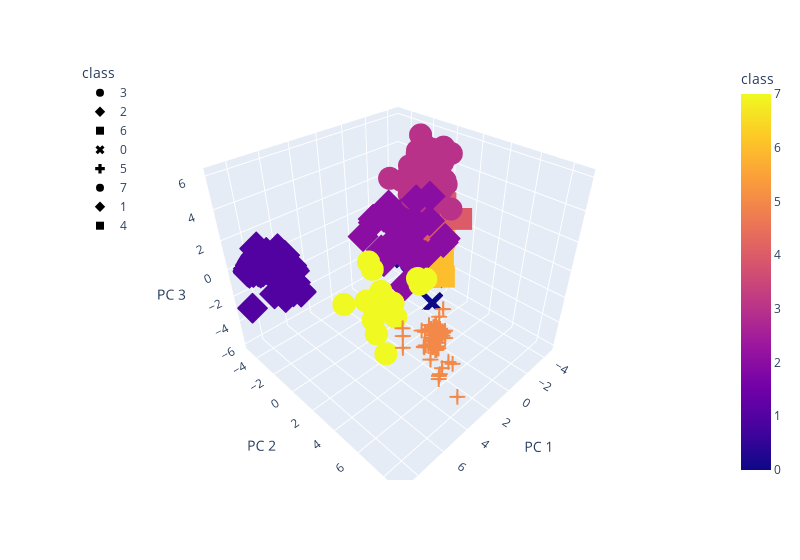

Notebook code for this chart:
### Code cell
# Creating a 3D-Scatter with the PCA data and the clusters
fig = px.scatter_3d(
    cannabis_clustered_df,
    x="PC 1",
    y="PC 2",
    z="PC 3",
    color="class",
    symbol="class",
    hover_name="test_strain",
    hover_data=["type", "ailment_1"],
    width=800,
)

fig.update_layout(legend=dict(x=0, y=1))
fig.show()

### Figure 1 — Plotly figure (JSON) as saved in the notebook; plotly's stock layout.template omitted (floating-point values rounded to 4 significant figures; data arrays with more than 128 entries replaced by an {"elided": "..."} marker saying what was removed)
{"data": [{"customdata": {"elided": "128x2 str values"}, "hovertemplate": "<b>%{hovertext}</b><br><br>class=%{marker.color}<br>PC 1=%{x}<br>PC 2=%{y}<br>PC 3=%{z}<br>type=%{customdata[0]}<br>ailment_1=%{customdata[1]}<extra></extra>", "hovertext": ["Dutch Hawaiian", "SleeStack", "Jack Skellington", "Jack the Ripper", "Chocolope", "Jack Herer", "Casey Jones", "Amnesia", "Cinex", "Vortex", "Moby Dick", "Maui", "Strawberry Cough", "Durban Poison", "Schrom", "Seattle Cough", "Dirty Girl", "Mickey Kush", "Super Lemon Haze", "Quantum Kush", "Panama Red", "Sour Tangie", "Timewreck", "Sweet Cheese", "Super Silver Haze", "Fruit Punch", "Buffalo Bill", "Alaskan Thunder Fuck", "Green Crack", "Royal Haze", "Acapulco Gold", "Thai", "Maui Wowie", "Amnesia Haze", "Bay 11", "Strawberry", "Moonshine Haze", "Island Sweet Skunk", "Lemon Haze", "Red Headed Stranger", "Jock Horror", "Galactic Jack", "Cannalope Haze", "Super Sour Diesel", "Kilimanjaro", "Jesus OG", "Grapefruit", "Hawaiian", "Emerald Jack", "NYPD", "Hawaiian Dream", "Grape Skunk", "Laughing Buddha", "Tutankhamon", "Lavender Haze", "Matanuska Thunder Fuck", "Strawberry Mango Haze", "Pineapple Super Silver Haze", "Trinity", "Candyland", "Strawberry Ice", "Strawberry Blue", "Allen Wrench", "Hawaiian Punch", "Sour Amnesia", "Grapefruit Haze", "Sage N Sour", "Heisenberg Kush", "Jack Diesel", "Cat Piss", "Willy Wonka", "Dr. Grinspoon", "Mango Haze", "Kona Gold", "Lemon Thai", "Church OG", "Willie Nelson", "Tangie", "Cherries Jubilee", "Blue Diamond", "Lime Skunk", "Haze", "White Buffalo", "Strawberry Lemonade", "Green Lantern", "Super Green Crack", "Stella Blue", "Kaboom", "Blackberry Diesel", "Sour Haze", "Dutch Dragon", "Raspberry Cough", "Malawi", "Blueberry Blast", "White Durban", "Pineapple Fields", "Critical Kali Mist", "Pineapple Punch", "Pineapple Purps", "Super Jack", "Tangilope", "Hawaiian Diesel", "Pineapple Jack", "Aloha", "Sour Jack", "Narnia", "Light of Jah", "Twisted Citrus", "Strawberry Amnesia", "Dream Beaver", "Lemon Meringue", "East Coast Sour Diesel", "Elphinstone", "Outer Space", "Lemon Jack", "Jack Smack", "Electric Lemon G", "Tesla Tower", "Trix", "Rocky Mountain Blueberry", "Tardis", "The Cough", "White Haze", "Killing Fields", "Cherry Kola", "Candy Jack", "Ultra Sour", "Thai Haze"], "legendgroup": "3", "marker": {"color": [3, 3, 3, 3, 3, 3, 3, 3, 3, 3, 3, 3, 3, 3, 3, 3, 3, 3, 3, 3, 3, 3, 3, 3, 3, 3, 3, 3, 3, 3, 3, 3, 3, 3, 3, 3, 3, 3, 3, 3, 3, 3, 3, 3, 3, 3, 3, 3, 3, 3, 3, 3, 3, 3, 3, 3, 3, 3, 3, 3, 3, 3, 3, 3, 3, 3, 3, 3, 3, 3, 3, 3, 3, 3, 3, 3, 3, 3, 3, 3, 3, 3, 3, 3, 3, 3, 3, 3, 3, 3, 3, 3, 3, 3, 3, 3, 3, 3, 3, 3, 3, 3, 3, 3, 3, 3, 3, 3, 3, 3, 3, 3, 3, 3, 3, 3, 3, 3, 3, 3, 3, 3, 3, 3, 3, 3, 3, 3], "coloraxis": "coloraxis", "symbol": "circle"}, "mode": "markers", "name": "3", "scene": "scene", "showlegend": true, "type": "scatter3d", "x": [-2.732, -0.7599, -3.094, -2.418, -3.272, -2.868, -2.949, -3.217, -2.129, -1.815, -2.329, -1.703, -2.917, -3.175, -0.7658, -2.429, -3.043, -3.462, -2.231, -2.914, -2.193, -2.381, -2.087, -2.041, -3.189, -2.977, -2.92, -3.151, -2.226, -1.181, -3.221, -2.221, -2.543, -2.282, -2.002, -2.187, -2.735, -2.121, -2.885, -3.333, -2.499, -1.884, -3.003, -2.438, -3.507, -2.384, -1.837, -3.662, -3.201, -2.162, -3.107, -2.285, -2.449, -3.494, -3.964, -3.518, -1.91, -3.361, -2.92, -1.953, -2.153, -1.065, -2.687, -1.325, -3.026, -3.255, -2.379, -1.559, -1.383, -3.094, -1.921, -2.178, -2.507, -2.976, -3.217, -2.919, -3.206, -2.971, -2.436, -2.217, -2.318, -2.532, -2.114, -2.631, -2.529, -2.488, -2.826, -3.143, -1.291, -2.543, -2.028, -2.655, -2.37, -2.739, -2.16, -2.365, -1.824, -1.488, -1.307, -3.038, -2.521, -2.386, -2.13, -1.895, -2.108, -3.257, -1.127, -2.724, -2.112, -1.623, -0.8911, -3.836, -0.8685, -3.231, -1.759, -1.526, -3.243, -0.4438, 0.5634, -2.438, -1.797, -2.983, -1.798, -2.971, -3.106, -2.407, -1.731, -2.802], "y": [0.2627, 1.144, 0.01785, -0.8257, -1.538, -0.6559, -0.09997, -0.6293, -0.3077, -0.8159, -0.9546, 0.7287, -1.498, -1.408, -1.812, 0.7439, -0.1998, -0.8516, -1.505, 0.0001923, 0.4445, -0.2421, 0.4828, 1.315, -1.597, 0.02735, 0.5968, -0.539, -1.46, -0.06751, -0.2472, 0.1301, -0.3301, -1.262, 0.6733, -0.6575, -0.05029, -0.1347, -1.451, 0.02893, -0.5419, 0.5048, 0.3291, -0.1319, -0.06315, -0.8804, -0.02648, -0.3589, -0.4939, 1.447, 0.6097, -0.479, 0.2846, 0.7911, -0.2164, 0.1431, -0.5072, -0.6536, 0.08789, -0.1916, -0.211, -0.3805, -1.009, 0.7416, -0.03781, -0.1125, 1.356, -0.1924, 1.03, 0.2245, -0.441, 0.2319, -0.2306, 0.5627, -0.2224, -0.04256, -0.2053, -1.302, 0.3416, 0.3762, -0.5251, -0.2929, 0.2089, -0.8, -0.6248, 0.2258, 0.3222, 0.2923, 2.796, -0.5579, 0.7385, -0.7872, 1.279, -0.5569, 1.511, -0.2958, 0.3928, 1.65, -0.2279, 0.1696, 0.2243, 1.432, -0.7657, 0.4899, 1.211, -0.7623, 1.398, -0.3021, 0.3621, 0.8852, -0.06871, -0.2136, 1.141, -0.7876, -0.5667, 0.8891, -0.9406, 0.4646, 0.5822, -0.4703, 0.843, 0.523, -0.1923, 0.1932, 0.1256, -0.6045, 0.6155, -0.1264], "z": [4.777, 3.221, 2.702, 4.015, 4.104, 3.286, 3.275, 3.694, 3.997, 3.602, 3.694, 2.959, 4.785, 3.445, 3.709, 3.485, 3.196, 4.367, 4.189, 3.964, 4.848, 3.823, 3.169, 4.428, 4.866, 4.804, 2.943, 4.172, 3.505, 2.984, 4.195, 3.486, 5.156, 3.99, 3.584, 4.566, 2.816, 2.669, 5.02, 3.85, 2.459, 3.165, 3.748, 3.633, 2.583, 4.264, 2.68, 3.472, 4.013, 4.205, 3.285, 3.313, 4.419, 5.309, 2.857, 5.527, 5.529, 5.209, 2.554, 4.879, 5.934, 3.004, 2.453, 2.85, 4.508, 2.755, 3.843, 3.708, 2.721, 4.237, 3.184, 3.938, 3.619, 4.813, 3.333, 2.45, 2.823, 6.061, 3.4, 2.513, 3.688, 4.32, 4.241, 5.158, 3.184, 3.043, 4.073, 3.905, 3.101, 4.375, 2.547, 3.435, 3.671, 2.642, 4.208, 4.372, 3.447, 3.315, 2.998, 4.946, 3.581, 3.848, 3.781, 3.601, 3.477, 4.155, 2.628, 5.027, 4.724, 3.899, 4.077, 2.958, 3.351, 3.596, 2.861, 4.101, 3.179, 3.275, 4.792, 3.575, 2.508, 2.507, 3.17, 3.241, 2.649, 5.722, 2.501, 2.575]}, {"customdata": [["Sativa", "Depression"], ["Sativa", "None"], ["Hybrid", "Nausea"], ["Hybrid", "Stress"], ["Hybrid", "Muscle Spasms"], ["Indica", "Inflammation"], ["Hybrid", "Pain"], ["Hybrid", "Depression"], ["Indica", "Depression"], ["Indica", "Stress"], ["Hybrid", "None"], ["Hybrid", "Depression"], ["Hybrid", "Depression"], ["Hybrid", "Depression"], ["Hybrid", "Stress"], ["Hybrid", "Depression"], ["Hybrid", "Depression"], ["Sativa", "None"], ["Hybrid", "Depression"], ["Hybrid", "Pain"], ["Hybrid", "Pain"], ["Sativa", "Depression"], ["Hybrid", "Depression"], ["Hybrid", "Insomnia"], ["Sativa", "Depression"], ["Sativa", "None"], ["Hybrid", "None"], ["Hybrid", "None"], ["Hybrid", "Inflammation"], ["Hybrid", "Insomnia"], ["Sativa", "Lack of Appetite"], ["Sativa", "Depression"], ["Hybrid", "Stress"], ["Indica", "Depression"]], "hovertemplate": "<b>%{hovertext}</b><br><br>class=%{marker.color}<br>PC 1=%{x}<br>PC 2=%{y}<br>PC 3=%{z}<br>type=%{customdata[0]}<br>ailment_1=%{customdata[1]}<extra></extra>", "hovertext": ["Space Needle", "Elephant", "Haze Mist", "Supernatural", "Guard Dawg", "Aliens On Moonshine", "Webster", "Blue Ox", "Strawberry Frost", "California Hash Plant", "Dutch Haze", "Full Moon", "Destroyer", "Ortega", "Sonic Screwdriver", "Outlaw", "Grimace OG", "Cambodian", "Brazil Amazonia", "Blue Steel", "Fat Purple", "Magnum PI", "Purple People Eater", "Kandahar", "Tangie Ghost Train", "Appalachian Power", "Poochie Love", "Super G", "Bangi Haze", "Nicole Kush", "Sinai", "Thunderstruck", "Lemon Cake", "Blue Buddha"], "legendgroup": "2", "marker": {"color": [2, 2, 2, 2, 2, 2, 2, 2, 2, 2, 2, 2, 2, 2, 2, 2, 2, 2, 2, 2, 2, 2, 2, 2, 2, 2, 2, 2, 2, 2, 2, 2, 2, 2], "coloraxis": "coloraxis", "symbol": "diamond"}, "mode": "markers", "name": "2", "scene": "scene", "showlegend": true, "type": "scatter3d", "x": [-0.1304, 2.027, 1.815, -0.4669, 2.628, 1.283, -0.5431, -0.2838, -0.3357, 2.547, 2.073, 0.06751, 0.6263, 1.372, -0.4231, -0.03375, -0.5749, 2.01, 0.2381, 1.436, 0.3329, 0.2115, 1.844, 0.8122, 0.703, 1.799, 2.035, 2.152, 2.893, 0.2306, 1.722, -0.7905, 2.291, 0.7227], "y": [0.3379, 1.541, 3.131, 0.9947, 0.3504, 1.591, 0.8685, 1.1, 0.3185, 1.069, 1.427, 2.333, -0.9212, -0.4081, 0.6843, 2.282, 3.092, 2.366, 1.056, 1.543, -0.5971, 1.406, 0.8065, -0.6457, -0.3745, 1.617, 1.738, 1.706, -0.3102, 0.7175, 1.043, 2.785, -0.03159, 2.731], "z": [2.523, 2.918, 1.199, 2.395, 2.793, -1.783, -0.1913, 1.452, 2.741, 0.4051, 1.286, 4.253, 1.858, -0.004406, 1.159, 2.615, 1.524, 1.577, 1.25, 1.107, -0.07606, 3.747, 3.261, -1.007, 2.923, 1.642, 1.735, 1.585, 1.689, -0.6262, 2.528, 1.018, 2.734, 0.7591]}, {"customdata": {"elided": "127x2 str values"}, "hovertemplate": "<b>%{hovertext}</b><br><br>class=%{marker.color}<br>PC 1=%{x}<br>PC 2=%{y}<br>PC 3=%{z}<br>type=%{customdata[0]}<br>ailment_1=%{customdata[1]}<extra></extra>", "hovertext": ["Double Purple Doja", "Qush", "Harlequin", "Ace of Spades", "Godzilla", "Night Train", "Blue Cheese", "Purple Jolly Rancher", "Chocolate Thai", "Obama Kush", "Black Cherry OG", "Shiva Skunk", "Cream Caramel", "The Black", "Purple OG Kush", "Deadwood", "Papaya", "Oregon Diesel", "Critical Kush", "Alien Dawg", "Green Love Potion", "Enigma", "Dance World", "Critical Hog", "Pink Champagne", "Sugar Black Rose", "Purple Wreck", "Violator Kush", "Gigabud", "Mr. Nice", "Afghooey", "Cookie Monster", "Sweet Baby Jane", "The Doctor", "Jedi Kush", "Redwood Kush", "Fucking Incredible", "Afghan Skunk", "Green Dragon", "Northern Lights #5", "Frankenstein", "Swiss Gold", "Skunk 47", "White Kush", "Goo", "True OG", "Purple Nepal", "Dream Berry", "Blue Afghani", "Flowerbomb Kush", "Blue Knight", "Hammerhead", "Vader OG", "Blue Alien", "Nordle", "Shishkaberry", "Purple Dragon", "ReCON", "Stephen Hawking Kush", "Purple Punch", "Snow Monster", "Kryptonite", "Bubblegum Kush", "Swiss Tsunami", "U2 Kush", "Danky Doodle", "Honey Boo Boo", "Yoda OG", "Punky Lion", "Sweet Black Angel", "Fruity Chronic Juice", "Buddha Tahoe", "Cornbread", "Purple Star", "Monolith", "Black Domina", "Night Nurse", "Cascadia Kush", "Kraken", "Black Bubba", "Alien Rift", "Power Kush", "Grape OX", "Hawaiian Haze", "The OX", "Super Cheese", "Casper OG", "Rockstar", "Purple Goo", "Sunshine Daydream", "Sugar Kush", "Blue Blood", "5th Element", "StarBud", "White Dragon", "Green Poison", "Big Wreck", "Lee Roy", "Space Dawg", "Whitaker Blues", "Commerce City Kush", "Pakistan Valley Kush", "Blackberry Cream", "Extreme OG", "Himalayan Blackberry", "Sour Bubble", "8 Ball Kush", "Frida", "Rocklock", "Herijuana", "Blue Bastard", "Emerald OG", "Hashberry", "Sirius Black", "Anesthesia", "Purple Panty Dropper", "Grape Inferno", "Purple Chemdawg", "Voodoo", "Iced Widow", "Eran Almog", "Alien Bubba", "Kobain Kush", "Salmon River OG", "Grape Valley Kush", "Doctor Doctor", "Terminator OG"], "legendgroup": "6", "marker": {"color": [6, 6, 6, 6, 6, 6, 6, 6, 6, 6, 6, 6, 6, 6, 6, 6, 6, 6, 6, 6, 6, 6, 6, 6, 6, 6, 6, 6, 6, 6, 6, 6, 6, 6, 6, 6, 6, 6, 6, 6, 6, 6, 6, 6, 6, 6, 6, 6, 6, 6, 6, 6, 6, 6, 6, 6, 6, 6, 6, 6, 6, 6, 6, 6, 6, 6, 6, 6, 6, 6, 6, 6, 6, 6, 6, 6, 6, 6, 6, 6, 6, 6, 6, 6, 6, 6, 6, 6, 6, 6, 6, 6, 6, 6, 6, 6, 6, 6, 6, 6, 6, 6, 6, 6, 6, 6, 6, 6, 6, 6, 6, 6, 6, 6, 6, 6, 6, 6, 6, 6, 6, 6, 6, 6, 6, 6, 6], "coloraxis": "coloraxis", "symbol": "square"}, "mode": "markers", "name": "6", "scene": "scene", "showlegend": true, "type": "scatter3d", "x": [-2.733, -2.672, -2.492, -4.002, -2.455, -0.9819, -2.605, -2.609, -4.032, -3.835, -3.748, -2.758, -2.957, -3.97, -3.59, -0.8994, -3.317, -3.176, -3.904, -3.015, -2.322, -1.345, -2.609, -2.768, -1.536, -2.871, -2.721, -3.4, -3.339, -1.858, -3.697, -2.313, -2.115, -2.428, -2.92, -3.273, -2.4, -3.292, -3.346, -3.455, -3.53, -3.351, -2.528, -3.838, -3.35, -3.205, -3.154, -1.827, -2.649, -3.334, -3.968, -1.481, -1.204, -3.536, -2.899, -3.326, -2.977, -3.681, -2.96, -2.611, -2.559, -3.266, -3.863, -2.031, -2.57, -2.592, -3.042, -2.307, -1.555, -2.258, -2.725, -2.692, -2.84, -2.691, -2.096, -3.616, -2.207, -2.454, -1.98, -3.777, -3.574, -3.192, -2.988, -2.653, -2.496, -1.752, 0.0807, -3.731, -2.154, -3.306, -2.09, -2.449, -1.383, -3.258, -3.569, -3.458, -3.115, -2.801, -2.062, -2.181, -0.6759, -3.339, -2.808, -2.715, -2.37, -2.647, -3.239, -2.567, -2.706, -3.54, -3.914, -2.653, -3.497, -2.574, -2.762, -3.933, -3.72, -3.203, -2.457, -2.614, -3.77, -3.393, -1.928, -2.556, -1.579, -0.85, -2.659], "y": [0.0005843, 0.6881, -0.3288, -1.103, 0.1973, 1.487, -0.01247, 0.8112, -1.012, -0.9876, -1.46, -1.184, -1.138, -0.6841, -0.04553, -0.2805, 0.2559, 0.5461, -0.2446, 0.2584, 1.016, 1.354, 0.1909, 0.6244, -0.6754, -1.439, -0.9889, 0.2445, -0.1704, -0.3222, -0.463, 0.6309, 0.1637, -0.0624, -0.5439, -0.1689, -0.2168, 0.4449, -0.2819, -1.448, -0.4849, 0.4113, 0.02691, -0.4548, -1.356, -0.6711, -0.4515, -0.07055, 0.9512, -0.1979, -1.544, 0.6077, 0.3954, -1.143, 1.287, -1.487, -1.036, 0.4827, -0.1554, -1.107, -0.831, -1.314, -1.525, 0.74, 0.9727, -1.69, -1.508, 0.6057, -1.423, -0.8574, 0.01759, 0.4263, -0.3487, -0.7144, 0.1445, -0.8353, -0.179, 0.2526, 1.164, -0.2194, -0.5761, -1.23, -0.2052, 0.8049, -0.7318, 1.119, -0.8588, -0.1007, -0.1872, -1.265, 0.01946, -0.6376, 0.1032, 0.3934, -0.218, -0.6957, 0.8327, -0.3779, -0.4476, 0.5268, -0.1926, -1.149, 0.01534, -1.163, 0.1951, 0.04489, -0.2468, -0.04165, 0.7337, -0.6671, -0.3182, 0.5394, -0.4635, -0.4656, 0.7125, -1.549, 0.423, -1.243, 0.7746, 0.2287, -1.567, 0.183, 1.142, 0.7381, 1.288, 1.555, -0.8566], "z": [-0.992, -2.229, -0.5907, -1.199, -0.9668, -2.345, -1.929, -1.637, -0.2027, -1.247, -1.283, -0.378, -0.7258, -1.475, -1.983, -0.6194, -1.985, -0.678, -0.8426, -2.169, -3.046, -2.156, -1.085, -0.3863, -0.7995, -1.087, -1.782, -1.181, -0.3814, -1.899, -1.591, -2.651, -0.9142, -2.503, -1.543, -1.134, -0.7179, -1.925, -0.01314, -1.526, -2.037, -2.0, -0.666, -1.771, -1.534, -1.481, -1.993, -2.552, -0.8156, -0.1847, -1.006, -1.311, -0.5822, -1.208, -3.401, -0.8104, -0.8086, -0.9054, -2.267, -1.62, -1.616, -1.041, -0.4056, -1.511, -1.009, -0.5589, -1.195, -2.147, -1.058, -0.2699, -0.4017, -2.86, -0.5582, -0.8933, -2.746, -1.763, -2.544, -1.412, -1.089, -0.8635, -1.339, -1.216, -0.4955, -0.5092, -1.93, -1.121, -0.9004, -1.345, -1.24, -1.197, -1.021, -2.177, -1.065, -2.0, -1.147, -1.928, -0.596, -0.8898, -0.1963, -2.137, -0.7052, -1.723, -2.143, -1.403, -0.8666, -1.393, -0.9918, -2.693, -0.3146, -0.8359, -1.384, -0.8191, -1.331, -1.654, -1.051, -1.077, -2.51, -0.9214, -1.464, -2.342, -0.7555, -1.922, -1.215, -0.6617, -1.66, -0.7568, -1.287]}, {"customdata": {"elided": "125x2 str values"}, "hovertemplate": "<b>%{hovertext}</b><br><br>class=%{marker.color}<br>PC 1=%{x}<br>PC 2=%{y}<br>PC 3=%{z}<br>type=%{customdata[0]}<br>ailment_1=%{customdata[1]}<extra></extra>", "hovertext": ["Northern Lights", "Afgoo", "Grape Ape", "Querkle", "Blueberry Kush", "Pitbull", "Critical Mass", "Afgooey", "Bubba Kush", "Lavender", "Blue God", "Blackberry Kush", "Big Bud", "Purple Kush", "UW", "God Bud", "Romulan", "Plushberry", "Master Kush", "Godberry", "Orange Kush", "Purple Elephant", "Blueberry", "Remedy", "Kosher Kush", "Super Skunk", "MK Ultra", "Aurora Indica", "Pot of Gold", "Granddaddy Purple", "Skywalker", "Berry White", "Vanilla Kush", "White Rhino", "Everlast", "Sensi Star", "Snow Leopard", "Hindu Kush", "Deep Purple", "Purple Urkle", "Death Star", "Chocolate Chunk", "XXX OG", "CBD Critical Mass", "Critical Sensi Star", "LA Confidential", "Purple Mr. Nice", "Big Bang", "Hash Plant", "Abusive OG", "Raspberry Kush", "Pennywise", "WSU", "American Kush", "Pre-98 Bubba Kush", "Sweet Tooth", "Purple Afghani", "DJ Short Blueberry", "Chocolate Kush", "Pure Kush", "G13", "Sweet and Sour Widow", "Early Girl", "Shark Shock", "Monster Cookies", "Purple Bubba", "Chronic Thunder", "Northern Berry", "9 Pound Hammer", "Platinum Bubba Kush", "Blue Power", "Chemo", "Deep Sleep", "Blue Moonshine", "Presidential OG", "Blue Dynamite", "Platinum Kush", "Afghani", "Dark Star", "Ancient OG", "3X Crazy", "Mazar Kush", "Platinum OG", "Conspiracy Kush", "Mad Scientist", "Tangerine Kush", "Training Day", "Hindu Skunk", "Mango", "Grape Crush", "Woody Kush", "SFV OG Kush", "Money Maker", "Somango", "Star Killer", "Mataro Blue", "Quin-N-Tonic", "Bubba OG", "Dark Side of the Moon", "Black Diamond", "Tora Bora", "Watermelon", "Kushberry", "Mendo Breath", "Blackwater", "Cookies Kush", "Purple Berry", "King Louis XIII", "Strawberry Fields", "Incredible Bulk", "CBD Shark", "Opal OG Kush", "Platinum Purple Kush", "Extreme Cream", "Do-Si-Dos", "Face Off OG", "CBD Critical Cure", "Yumboldt", "Crouching Tiger Hidden Alien", "Pakistani Chitral Kush", "Purple Candy", "Darth Vader OG", "Grape Cookies", "Diamond OG", "Rare Darkness"], "legendgroup": "0", "marker": {"color": [0, 0, 0, 0, 0, 0, 0, 0, 0, 0, 0, 0, 0, 0, 0, 0, 0, 0, 0, 0, 0, 0, 0, 0, 0, 0, 0, 0, 0, 0, 0, 0, 0, 0, 0, 0, 0, 0, 0, 0, 0, 0, 0, 0, 0, 0, 0, 0, 0, 0, 0, 0, 0, 0, 0, 0, 0, 0, 0, 0, 0, 0, 0, 0, 0, 0, 0, 0, 0, 0, 0, 0, 0, 0, 0, 0, 0, 0, 0, 0, 0, 0, 0, 0, 0, 0, 0, 0, 0, 0, 0, 0, 0, 0, 0, 0, 0, 0, 0, 0, 0, 0, 0, 0, 0, 0, 0, 0, 0, 0, 0, 0, 0, 0, 0, 0, 0, 0, 0, 0, 0, 0, 0, 0, 0], "coloraxis": "coloraxis", "symbol": "x"}, "mode": "markers", "name": "0", "scene": "scene", "showlegend": true, "type": "scatter3d", "x": [-3.958, -4.575, -2.867, -3.579, -3.867, -4.388, -3.644, -3.413, -3.837, -3.692, -3.394, -4.08, -3.307, -3.434, -4.335, -4.037, -2.914, -3.659, -3.226, -2.88, -3.975, -4.113, -4.067, -2.662, -3.731, -4.069, -3.585, -3.661, -3.044, -3.778, -3.541, -3.372, -3.751, -3.546, -2.176, -3.577, -3.514, -4.047, -3.554, -3.3, -3.686, -3.511, -3.757, -2.743, -3.593, -3.528, -3.816, -3.986, -3.028, -3.655, -4.196, -3.584, -3.259, -1.681, -3.835, -3.584, -3.014, -3.977, -3.137, -3.18, -3.824, -3.258, -4.502, -3.121, -3.088, -2.91, -4.211, -3.743, -3.508, -3.601, -3.649, -3.365, -3.897, -3.662, -3.361, -3.36, -3.958, -3.859, -3.872, -3.653, -4.482, -2.509, -4.457, -3.43, -3.47, -4.064, -3.484, -3.75, -4.169, -3.246, -3.596, -3.806, -3.608, -3.777, -4.016, -2.685, -3.128, -3.579, -3.638, -4.131, -3.314, -3.801, -3.442, -3.599, -3.868, -4.371, -3.467, -4.073, -3.585, -3.382, -3.609, -4.008, -4.374, -3.532, -4.477, -3.106, -3.496, -3.473, -3.216, -3.339, -3.505, -3.246, -3.731, -4.209, -3.375], "y": [-2.527, -2.061, -2.012, -1.784, -2.366, -1.178, -0.9459, -0.487, -1.653, -1.614, -1.666, -2.482, -0.04981, -2.347, -0.9094, -1.406, -1.018, -1.131, -0.3173, -1.169, -2.101, -1.872, -2.519, 0.5684, -0.3815, -1.972, -1.276, -0.5955, -1.193, -2.705, -1.091, -2.197, -1.306, -1.264, -1.845, -1.201, -0.4935, -1.509, -1.781, -2.099, -0.4392, -0.8572, -0.994, 0.2076, -0.5727, -1.988, -1.859, -0.09774, 0.08432, -1.049, -1.129, 0.5646, -0.9792, -2.448, -2.123, -1.031, -0.7321, -1.843, -1.792, -0.6765, -1.296, -0.2221, -1.806, -0.6436, -1.86, -1.17, -0.06958, -1.689, -2.247, -0.2201, -0.7276, -0.7944, -1.741, -1.54, -1.027, -1.047, -1.112, -2.073, -0.9111, -0.8665, -2.022, 0.7406, -1.588, -1.524, -0.4172, -1.946, -0.6549, -1.859, -1.282, -1.345, -0.3511, -1.864, -1.699, -1.705, -1.059, -1.349, -0.2945, -0.8571, -1.506, -1.988, -0.4614, -2.06, -1.572, -1.001, -1.147, -1.152, -1.283, -1.333, -1.728, -0.6114, -0.05016, -1.647, -1.799, -0.6491, -1.366, -1.514, -0.05339, -1.519, -0.2281, -1.605, -1.816, -1.557, -1.442, -1.279, -1.408], "z": [-3.56, -2.887, -2.87, -2.45, -4.169, -2.724, -3.195, -2.788, -3.259, -3.505, -4.204, -3.647, -3.582, -4.061, -1.764, -2.611, -2.634, -3.658, -2.982, -3.963, -1.284, -2.285, -3.279, -6.039, -3.296, -2.545, -3.131, -2.215, -2.195, -4.179, -2.47, -2.258, -4.185, -3.113, -2.937, -3.654, -2.266, -3.436, -2.914, -4.019, -2.693, -3.61, -3.068, -3.248, -2.282, -2.663, -4.064, -3.832, -2.915, -3.63, -2.085, -3.443, -2.168, -2.514, -3.644, -3.151, -2.712, -1.993, -2.653, -2.774, -3.632, -2.592, -1.79, -2.291, -3.245, -3.493, -4.194, -3.674, -3.868, -4.06, -2.713, -2.905, -2.967, -2.206, -2.31, -4.804, -1.944, -2.538, -2.616, -3.469, -1.542, -3.542, -3.374, -2.422, -2.308, -1.933, -3.525, -3.423, -2.797, -1.887, -3.318, -3.746, -4.395, -1.416, -2.239, -2.768, -2.655, -2.584, -1.794, -2.731, -2.314, -3.161, -2.041, -2.657, -3.815, -2.487, -2.236, -2.978, -1.996, -3.168, -2.838, -4.339, -2.018, -2.538, -3.293, -2.437, -3.089, -3.345, -2.594, -3.093, -2.966, -2.549, -1.846, -3.571, -2.786]}, {"customdata": {"elided": "74x2 str values"}, "hovertemplate": "<b>%{hovertext}</b><br><br>class=%{marker.color}<br>PC 1=%{x}<br>PC 2=%{y}<br>PC 3=%{z}<br>type=%{customdata[0]}<br>ailment_1=%{customdata[1]}<extra></extra>", "hovertext": ["Qleaner", "Gremlin", "AK-47", "Permafrost", "Headband", "Sage", "Chemdawg", "Ice", "Ogre", "Chernobyl", "Caramelicious", "AK-48", "Chronic", "Blackberry", "Flo", "Cheese", "Cheeseburger", "XJ-13", "Tangerine", "Kalashnikova", "ACDC", "SnowLAnd", "Tropicali", "Huckleberry", "Yummy", "K2", "Medusa", "Jazz", "Canna-Tsu", "Jillybean", "Opium", "C4", "EWOK", "MILF", "Snowcap", "Bubbleberry", "Wappa", "Bianca", "Dancehall", "Lemonberry", "Hurkle", "StarDawg", "OG-18", "J1", "Atomic", "Euphoria", "Trash", "Dinachem", "Citrix", "Nebula", "Future", "Magnum", "Starfighter", "Blockhead", "Amethyst", "Skunkberry", "Bandana", "Kushage", "Herojuana", "Satori", "P-91", "A-Train", "Gelato", "Superstar", "Lucy", "Mammoth", "Ambrosia", "ASH", "VCDC", "Tesla", "Gummo", "Funfetti", "Headbanger", "Belladonna"], "legendgroup": "5", "marker": {"color": [5, 5, 5, 5, 5, 5, 5, 5, 5, 5, 5, 5, 5, 5, 5, 5, 5, 5, 5, 5, 5, 5, 5, 5, 5, 5, 5, 5, 5, 5, 5, 5, 5, 5, 5, 5, 5, 5, 5, 5, 5, 5, 5, 5, 5, 5, 5, 5, 5, 5, 5, 5, 5, 5, 5, 5, 5, 5, 5, 5, 5, 5, 5, 5, 5, 5, 5, 5, 5, 5, 5, 5, 5, 5], "coloraxis": "coloraxis", "symbol": "cross"}, "mode": "markers", "name": "5", "scene": "scene", "showlegend": true, "type": "scatter3d", "x": [4.172, 5.347, 4.626, 4.418, 4.562, 4.299, 4.377, 4.3, 4.122, 4.417, 4.276, 4.255, 4.115, 4.244, 4.356, 4.345, 4.272, 4.447, 4.274, 4.054, 4.275, 4.034, 4.16, 4.372, 4.346, 4.044, 4.093, 4.188, 4.443, 4.42, 4.206, 4.079, 4.141, 4.233, 4.351, 4.28, 4.234, 4.011, 4.641, 4.215, 4.281, 4.424, 3.803, 4.354, 5.317, 4.357, 4.031, 4.25, 4.262, 4.3, 4.023, 4.212, 4.222, 4.05, 4.078, 4.143, 4.224, 4.02, 4.145, 4.475, 4.237, 4.363, 4.332, 3.999, 4.302, 4.248, 4.193, 5.154, 4.22, 4.294, 4.124, 4.179, 4.258, 4.177], "y": [7.064, 5.426, 6.094, 6.57, 6.276, 6.751, 6.067, 6.65, 6.489, 6.556, 6.994, 6.855, 6.569, 6.277, 6.655, 6.074, 7.143, 6.505, 6.718, 6.693, 7.209, 6.614, 7.174, 6.523, 8.063, 6.679, 6.49, 7.15, 7.294, 6.404, 7.059, 6.477, 6.359, 6.723, 6.642, 6.825, 6.804, 6.854, 8.771, 6.916, 6.506, 6.522, 6.248, 6.581, 5.382, 6.797, 6.777, 7.386, 6.73, 6.809, 6.472, 6.699, 6.891, 6.608, 7.206, 6.51, 7.027, 6.803, 6.38, 7.052, 6.827, 6.847, 6.163, 6.66, 7.363, 6.97, 6.963, 5.247, 7.119, 7.745, 7.033, 7.073, 6.659, 6.893], "z": [-0.3915, -0.8931, -0.5362, -0.8648, -0.5534, -0.2377, -1.886, -0.5146, -1.597, -0.263, -0.6886, -0.2177, -1.688, -1.779, -0.1215, -1.944, -0.3153, -0.3226, 0.05219, -1.917, -3.226, -1.469, -0.2841, -0.4169, -1.763, -1.818, -1.728, -0.5095, -3.418, -0.09626, -0.3862, -1.667, -1.717, -0.02837, -0.6474, -0.5905, -0.1688, -0.8843, -3.481, -0.5616, -2.614, -0.3042, -2.08, -0.7322, -0.3949, -0.8991, -1.612, -0.465, -0.06114, -0.7734, -1.453, -0.6223, 0.6436, -1.983, -0.1898, -1.778, -0.6035, -1.755, -1.83, -1.255, -0.4814, -0.5221, -1.753, -1.459, -2.629, -0.4515, -0.1412, -1.997, -3.476, -1.897, 1.165, -0.3564, -0.1411, -0.5379]}, {"customdata": [["Hybrid", "None"], ["Hybrid", "None"], ["Hybrid", "None"], ["Hybrid", "Stress"], ["Hybrid", "None"], ["Hybrid", "None"], ["Hybrid", "None"], ["Hybrid", "None"], ["Hybrid", "None"], ["Hybrid", "None"], ["Hybrid", "None"], ["Hybrid", "None"], ["Hybrid", "None"], ["Hybrid", "None"], ["Sativa", "None"], ["Indica", "None"], ["Hybrid", "None"], ["Indica", "None"], ["Sativa", "None"], ["Hybrid", "None"], ["Hybrid", "None"]], "hovertemplate": "<b>%{hovertext}</b><br><br>class=%{marker.color}<br>PC 1=%{x}<br>PC 2=%{y}<br>PC 3=%{z}<br>type=%{customdata[0]}<br>ailment_1=%{customdata[1]}<extra></extra>", "hovertext": ["Pineapple", "G-13", "Trainwreck", "Shining Silver Haze", "Warlock", "LSD", "Bubblicious", "Omega", "CheeseWreck", "Brainwreck", "Humboldt", "Purple Pinecone", "Locktite", "Harle-Tsu", "DJ Andy Williams", "Murkle", "Vanilluna", "Brandywine", "Golden Tangie", "A-Dub", "Bluniverse"], "legendgroup": "7", "marker": {"color": [7, 7, 7, 7, 7, 7, 7, 7, 7, 7, 7, 7, 7, 7, 7, 7, 7, 7, 7, 7, 7], "coloraxis": "coloraxis", "symbol": "circle"}, "mode": "markers", "name": "7", "scene": "scene", "showlegend": true, "type": "scatter3d", "x": [4.714, 5.239, 5.547, 1.85, 4.638, 5.04, 4.801, 5.274, 4.782, 4.885, 5.12, 2.539, 4.704, 4.948, 4.607, 5.79, 4.781, 2.352, 4.265, 5.091, 4.697], "y": [4.046, 3.213, 2.821, 3.801, 2.437, 3.224, 3.199, 2.754, 3.478, 3.058, 2.847, 3.794, 2.584, 3.66, 2.342, 1.134, 4.321, 3.811, 1.668, 3.058, 3.045], "z": [0.1838, -2.236, 0.09956, 0.1656, -1.792, 0.1529, 0.5621, -0.234, 0.1911, -0.7355, -1.507, 0.5602, -1.381, -3.696, 1.496, -0.9759, -0.6079, 0.07942, 1.487, -0.4867, -0.2956]}, {"customdata": {"elided": "123x2 str values"}, "hovertemplate": "<b>%{hovertext}</b><br><br>class=%{marker.color}<br>PC 1=%{x}<br>PC 2=%{y}<br>PC 3=%{z}<br>type=%{customdata[0]}<br>ailment_1=%{customdata[1]}<extra></extra>", "hovertext": ["Sour Diesel", "Purple Urkel", "Agent Orange", "Tangerine Dream", "Royal Queen", "Purple Pineapple", "Blue Magoo", "Grape Krush", "Train Wreck", "Skunk #1", "Candy Skunk", "Space Queen", "OG Kush", "Grape God", "Blue Hawaiian", "Double Purple", "New York Diesel", "Black Magic", "O.G. Kush", "Cherry Pie", "LA Woman", "Blue OG", "Charlie Sheen", "THC Bomb", "Burmese", "Blackberry Trainwreck", "Purple Diesel", "Blue City Diesel", "Straight Jacket", "Cinderella 99", "Strawberry Kush", "Jack Frost", "X Factor", "White Lavender", "Northern Lights x Blueberry", "Blood Wreck", "Dutch Dream", "Rosetta Stone", "Skunk", "Phantom Cookies", "Cherry Kush", "Super Blue Dream", "God", "Chem Valley Kush", "Jack Cheddar", "Cotton Candy", "Double Bubble", "Marionberry Kush", "Cali Orange", "Blue Venom", "Dairy Queen", "Super Critical", "Orange Creamsicle", "Original Blueberry", "Pineapple Euphoria", "Cannalope Kush", "Lemon Sour Diesel", "Apple Jack", "Golden Pineapple", "QuickSilver", "Matanuska Thunder", "Gorilla Glue", "Cotton Candy Kush", "Champagne", "Super Silver Sour Diesel Haze", "Key Lime Pie", "Sin Diesel", "Blue Train", "Space Candy", "Tang", "Mendo Purps", "Hog's Breath", "Kush Dream", "Dog Walker", "Solace", "Ice Bomb", "Purple Dream", "Sour Dream", "Strawberry Banana", "Ghost OG", "Sour Alien", "Walrus Kush", "Crystal", "Mindbender", "Northern Light", "Sour Cookies", "Sunset Sherbet", "Dawgfather", "Dutch Queen", "Swiss Tsu 2", "PowerNap", "Firehouse", "Sour Urkle", "Nigerian Nightmare", "White Strawberry Skunk", "Super Slutty Hayes", "Temple Haze", "Harlesin", "Treasure Island", "Purple Widow", "Stone Free", "The One", "Apollo 13", "Berry Wreck", "G Force", "Fighting Buddha", "Grizzly Purple Kush", "Big Skunk", "Blue Fire", "Wonder", "Dreamweaver", "Twizzler", "Bogglegum", "Blueberry Pie", "Sugar Momma", "Hubbabubbasmelloscope", "Dark Matter", "IG Kush", "13", "Crimson Crush", "Clifford", "White Afghani", "Pinot Noir"], "legendgroup": "1", "marker": {"color": [1, 1, 1, 1, 1, 1, 1, 1, 1, 1, 1, 1, 1, 1, 1, 1, 1, 1, 1, 1, 1, 1, 1, 1, 1, 1, 1, 1, 1, 1, 1, 1, 1, 1, 1, 1, 1, 1, 1, 1, 1, 1, 1, 1, 1, 1, 1, 1, 1, 1, 1, 1, 1, 1, 1, 1, 1, 1, 1, 1, 1, 1, 1, 1, 1, 1, 1, 1, 1, 1, 1, 1, 1, 1, 1, 1, 1, 1, 1, 1, 1, 1, 1, 1, 1, 1, 1, 1, 1, 1, 1, 1, 1, 1, 1, 1, 1, 1, 1, 1, 1, 1, 1, 1, 1, 1, 1, 1, 1, 1, 1, 1, 1, 1, 1, 1, 1, 1, 1, 1, 1, 1, 1], "coloraxis": "coloraxis", "symbol": "diamond"}, "mode": "markers", "name": "1", "scene": "scene", "showlegend": true, "type": "scatter3d", "x": [7.132, 6.65, 7.454, 7.522, 7.821, 7.868, 7.392, 6.819, 7.076, 6.819, 8.325, 7.431, 7.029, 6.981, 6.776, 6.681, 7.594, 7.177, 7.277, 7.167, 6.662, 7.241, 7.317, 6.812, 6.756, 6.617, 6.737, 6.912, 7.816, 6.641, 6.813, 6.809, 7.773, 6.698, 7.797, 7.805, 7.156, 7.846, 7.423, 6.804, 7.028, 6.815, 7.794, 6.713, 8.328, 6.912, 7.776, 6.731, 7.111, 6.663, 6.707, 8.359, 7.286, 7.755, 7.799, 6.739, 7.03, 6.692, 7.333, 7.73, 6.707, 6.95, 6.945, 8.347, 8.385, 7.335, 7.177, 6.788, 6.786, 7.844, 6.757, 6.672, 8.291, 7.305, 7.765, 7.828, 6.787, 6.716, 7.268, 6.848, 6.689, 6.526, 7.774, 7.804, 7.049, 6.813, 6.663, 6.6, 6.601, 8.862, 8.222, 8.25, 6.684, 7.744, 6.7, 6.866, 7.773, 7.843, 7.607, 6.677, 7.816, 7.101, 6.676, 7.204, 6.563, 7.102, 7.802, 6.709, 8.039, 7.204, 6.667, 7.798, 6.629, 6.735, 6.636, 7.737, 7.856, 6.675, 7.98, 8.332, 7.771, 8.298, 7.836], "y": [-3.902, -3.63, -3.539, -3.943, -4.296, -4.488, -3.82, -2.397, -3.842, -3.25, -4.566, -3.611, -3.525, -3.296, -3.15, -2.908, -4.371, -3.049, -4.031, -3.853, -3.027, -3.29, -3.43, -3.182, -3.08, -2.615, -3.193, -3.459, -4.202, -3.483, -3.174, -3.16, -4.079, -2.872, -4.374, -4.235, -3.953, -4.338, -3.595, -3.175, -3.519, -3.205, -4.225, -3.055, -4.847, -3.133, -4.025, -2.988, -2.83, -2.983, -2.875, -4.708, -3.39, -4.223, -4.133, -2.987, -3.264, -2.777, -3.501, -3.994, -2.759, -3.397, -3.342, -4.814, -4.791, -3.684, -3.197, -3.004, -3.0, -4.34, -3.106, -2.928, -4.461, -3.45, -4.323, -4.366, -3.293, -2.871, -3.042, -3.17, -2.891, -2.416, -4.347, -4.432, -3.524, -3.24, -3.024, -2.586, -2.653, -3.98, -4.237, -4.267, -2.965, -4.132, -2.822, -1.93, -4.224, -2.839, -2.033, -2.573, -4.575, -2.948, -2.924, -0.902, -2.475, -2.825, -4.341, -2.902, -4.275, -0.9034, -2.918, -4.369, -2.471, -2.774, -2.681, -4.24, -4.435, -2.903, -4.439, -4.712, -4.232, -4.428, -4.279], "z": [-0.4481, -0.1027, -0.3441, -0.1948, -0.0536, 0.03805, -0.1566, -1.419, -0.2841, -0.3688, -0.3795, -0.3124, -0.3985, -0.1889, -0.2323, -0.2763, 0.8557, -0.001716, 0.8813, -0.4462, -0.07447, 0.08602, -0.02994, -0.265, -0.2261, -0.06082, -0.4004, 0.1588, 0.2122, 0.4642, 0.2405, -0.2898, 0.01172, 0.5038, -0.3957, 0.01061, -0.1027, 0.1717, -0.1589, -0.1874, 0.5529, 0.3954, -0.002599, -0.1858, 0.02923, 0.3345, 0.3211, -0.2703, 0.12, -0.1193, -0.1394, -0.3353, 0.03854, -0.4125, -0.068, 0.3307, -0.6701, -0.05178, 0.09708, -0.2885, 0.2873, -0.3811, 0.1667, -0.1409, -0.1725, 0.06288, 0.1712, 0.2385, 0.2263, 0.1875, -0.2496, -0.09624, -0.1987, 0.01918, -0.3125, 0.07078, -0.1425, 0.2553, 0.07339, 0.1751, -0.191, -0.02938, -0.3246, -0.4806, 0.2504, 0.2351, 0.8625, -0.1126, -0.03973, -2.431, -0.2135, -0.1543, -0.1759, -0.354, 0.3982, -0.4436, -0.4683, -1.263, -1.224, 0.3896, -0.2977, 1.553, -0.1776, -0.3671, 0.1047, 0.06802, 1.24, -0.2676, 0.6047, -0.4189, -0.08827, 0.1924, 0.3715, 0.3689, -0.01455, 1.378, 0.2286, -0.1064, -0.2311, -0.1896, -0.2172, -0.1797, 0.07147]}, {"customdata": {"elided": "90x2 str values"}, "hovertemplate": "<b>%{hovertext}</b><br><br>class=%{marker.color}<br>PC 1=%{x}<br>PC 2=%{y}<br>PC 3=%{z}<br>type=%{customdata[0]}<br>ailment_1=%{customdata[1]}<extra></extra>", "hovertext": ["Alice in Wonderland", "Dynamite", "Freezeland", "B-52", "The HOG", "Sugar Plum", "Kali Mist", "Blue Mystic", "Shark Attack", "Purple Haze", "Blueberry Skunk", "Pez", "Supergirl", "Jamaican Dream", "Nuken", "Wild Thailand", "Great White Shark", "Jamaican Lion", "NightFire OG", "Jacky White", "Black Russian", "Blue Lights", "Power Plant", "Space Jill", "Hawaiian Delight", "Bay Dream", "Northern Wreck", "Ghost OG Moonshine", "P-51", "Silver Haze", "Purple Champagne", "Gobbstopper", "White Berry", "Silver Kush", "Hurricane", "MediHaze", "Phantom OG", "91 Krypt", "Caramelo", "Afghani Bullrider", "Memory Loss", "Chocolate Fondue", "Hawaiian Snow", "Enemy of the State", "Durban Cookies", "White Nightmare", "Hades Haze", "Primus", "Cactus", "Cuvee", "Triangle Kush", "Alaskan Ice", "Devil Fruit", "Green Kush", "CBD Mango Haze", "Purple Power", "Sugar Mama", "Incredible Hulk", "Sin City Kush", "Sour Bubba", "Pineapple OG", "Super Bud", "Strawberry Cheesecake", "Mother Tongue", "LA Ultra", "Sour Pebbles", "Blue Dot", "Lemon G", "Very Berry Haze", "Colombian Gold", "Pacific Blue", "Blueberry Dream", "Clementine", "Hempstar", "Hulkamania", "Pineapple Haze", "Pamelina", "Green Haze", "Dr. Funk", "Sonoma Coma", "Flo OG", "Locomotion", "Red Congolese", "1024", "Confidential Cheese", "El Jefe", "Misty Kush", "Rainbow Jones", "Chocolate Diesel", "Gooberry"], "legendgroup": "4", "marker": {"color": [4, 4, 4, 4, 4, 4, 4, 4, 4, 4, 4, 4, 4, 4, 4, 4, 4, 4, 4, 4, 4, 4, 4, 4, 4, 4, 4, 4, 4, 4, 4, 4, 4, 4, 4, 4, 4, 4, 4, 4, 4, 4, 4, 4, 4, 4, 4, 4, 4, 4, 4, 4, 4, 4, 4, 4, 4, 4, 4, 4, 4, 4, 4, 4, 4, 4, 4, 4, 4, 4, 4, 4, 4, 4, 4, 4, 4, 4, 4, 4, 4, 4, 4, 4, 4, 4, 4, 4, 4, 4], "coloraxis": "coloraxis", "symbol": "square"}, "mode": "markers", "name": "4", "scene": "scene", "showlegend": true, "type": "scatter3d", "x": [-2.78, -2.57, -2.186, -3.455, -3.26, -3.23, -3.783, -1.992, -3.146, -1.789, -3.323, -3.48, -1.554, -3.13, -1.049, -1.76, -2.397, -2.558, -1.178, -2.888, -2.795, -2.668, -2.303, -2.254, -1.656, -2.778, -3.253, -2.834, -1.943, -3.699, -1.317, -1.887, -2.856, -3.47, -3.009, -3.389, -3.47, -2.459, -2.059, -1.745, -2.669, -2.654, -1.78, -3.324, -3.077, -3.888, -0.768, -3.998, -2.435, -2.253, -3.147, -1.989, -3.459, -3.297, -1.956, -1.159, -2.316, -3.324, -1.709, -1.858, -2.49, -1.704, -3.364, -2.9, -2.394, -1.09, -3.532, -3.228, -2.528, -3.121, -2.483, -2.272, -2.557, -3.245, -1.198, -2.019, -1.061, -2.686, -2.68, -2.936, -2.249, -2.158, -1.767, -1.5, -2.671, -2.792, -2.176, -1.484, -3.181, -1.654], "y": [-0.8568, 0.2453, 0.394, -0.3425, -0.5006, -0.1426, -1.54, -0.6329, 0.38, -0.9005, -0.9025, -0.07075, 1.433, 0.08271, 0.398, 0.5538, -0.3294, 0.4399, 0.7265, 1.006, -0.9746, 0.3201, 0.8713, 2.863, -0.3006, 1.073, 0.1463, 0.1947, 0.7766, -0.6006, 0.601, 0.6676, -0.8906, -0.4041, -0.04082, 0.07907, -0.6386, 0.1989, 0.1917, -0.4722, 0.02628, 0.3124, 2.434, 0.177, 0.1437, -1.319, -0.01155, -1.519, -0.02128, 0.09321, -0.4477, 0.2905, -0.3969, -1.078, 1.204, 0.7308, 0.2646, -1.178, 0.5847, 1.253, -0.7224, 0.5073, -0.3866, 1.28, 1.109, 0.6792, -0.02539, -0.9469, 0.2849, -0.3943, 0.3202, -0.8778, -1.032, 0.7428, 0.5462, 0.3071, 1.177, -0.5308, -0.699, 1.004, 0.1988, 1.257, 0.9523, 1.543, 0.01196, 0.1024, -0.3162, 0.4134, 0.7867, 0.5613], "z": [0.3258, 1.004, 0.344, 0.4617, 0.585, 0.4198, 0.4022, 0.4985, 1.784, 2.317, 0.3217, 0.1981, 1.279, 2.059, 0.7809, 2.325, 0.5672, 0.7291, 2.252, 2.073, 0.8228, 0.7897, 1.354, 2.081, 0.06505, 2.144, 2.244, 0.09392, 0.6087, 1.996, 1.135, 1.239, 0.8195, 1.785, 1.373, 1.947, 0.1454, 0.2718, 0.9337, 0.9862, 2.321, 2.093, 2.326, 1.428, 2.195, 0.7924, -0.2012, 0.2664, 0.1242, 0.5084, 0.3464, 1.855, 0.09396, 0.7732, 0.9511, 1.898, 1.787, 1.307, 0.03956, 1.947, 2.112, -0.2135, 0.5795, 1.666, 0.7002, 2.197, 2.081, 1.875, 1.29, 2.105, 0.5016, 0.8455, 1.759, 1.472, 1.016, 1.535, -0.1153, 1.531, 0.4684, 2.209, 0.8048, 0.3485, 2.146, 1.167, 0.8283, 0.4603, 2.353, 0.3061, 1.263, 1.279]}], "layout": {"coloraxis": {"colorbar": {"title": {"text": "class"}}, "colorscale": [[0, "#0d0887"], [0.1111, "#46039f"], [0.2222, "#7201a8"], [0.3333, "#9c179e"], [0.4444, "#bd3786"], [0.5556, "#d8576b"], [0.6667, "#ed7953"], [0.7778, "#fb9f3a"], [0.8889, "#fdca26"], [1, "#f0f921"]]}, "legend": {"title": {"text": "class"}, "tracegroupgap": 0, "x": 0, "y": 1}, "margin": {"t": 60}, "scene": {"domain": {"x": [0, 1], "y": [0, 1]}, "xaxis": {"title": {"text": "PC 1"}}, "yaxis": {"title": {"text": "PC 2"}}, "zaxis": {"title": {"text": "PC 3"}}}, "width": 800}}
